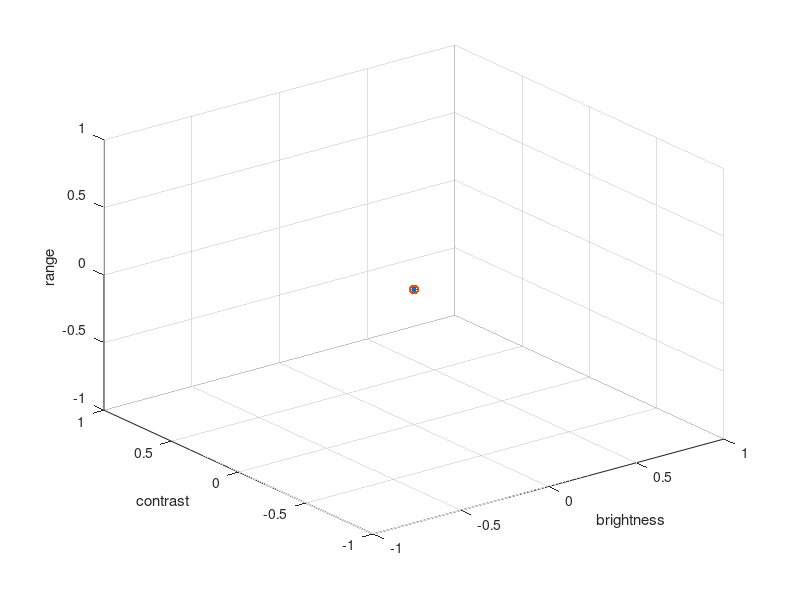

Reproduce this figure in MATLAB.
%% Read all the pictures into a data space


%Make a table of the stats
table = zeros(40,4);
%making columns that are: ID, brightness, contrast, avg grayness
%reading happiness folder
files = dir('picture data/happiness/*.jpg');
i = 1;
for file = files'
    imread(file.name);
    brightness = mean2(file.name);
    contrast = std(file.name);
    range = max(file.name)-min(file.name);
    
    %populating table
    table(i,1) = i;
    table(i,2) = brightness;
    table(i,3) = contrast;
    table(i,4) = range;
    i = i+1;
end
figure
scatter3(table(:,2), table(:,3), table(:,4),'*r');
xlabel('brightness')
ylabel('contrast')
zlabel('range')
%% sadness
%reading sadness folder
files = dir('picture data/sadness/sad*');
i = 21;
for file = files'
    imread(file.name);
    brightness = mean2(file.name);
    contrast = std(file.name);    
    range = max(file.name)-min(file.name);
    
    %populating table
    table(i,1) = i;
    table(i,2) = brightness;
    table(i,3) = contrast;
    table(i,4) = range;
    i = i+1;
end
hold on
scatter3(table(:,2), table(:,3), table(:,4),'ob');
hold off
xlabel('brightness')
ylabel('contrast')
zlabel('range')